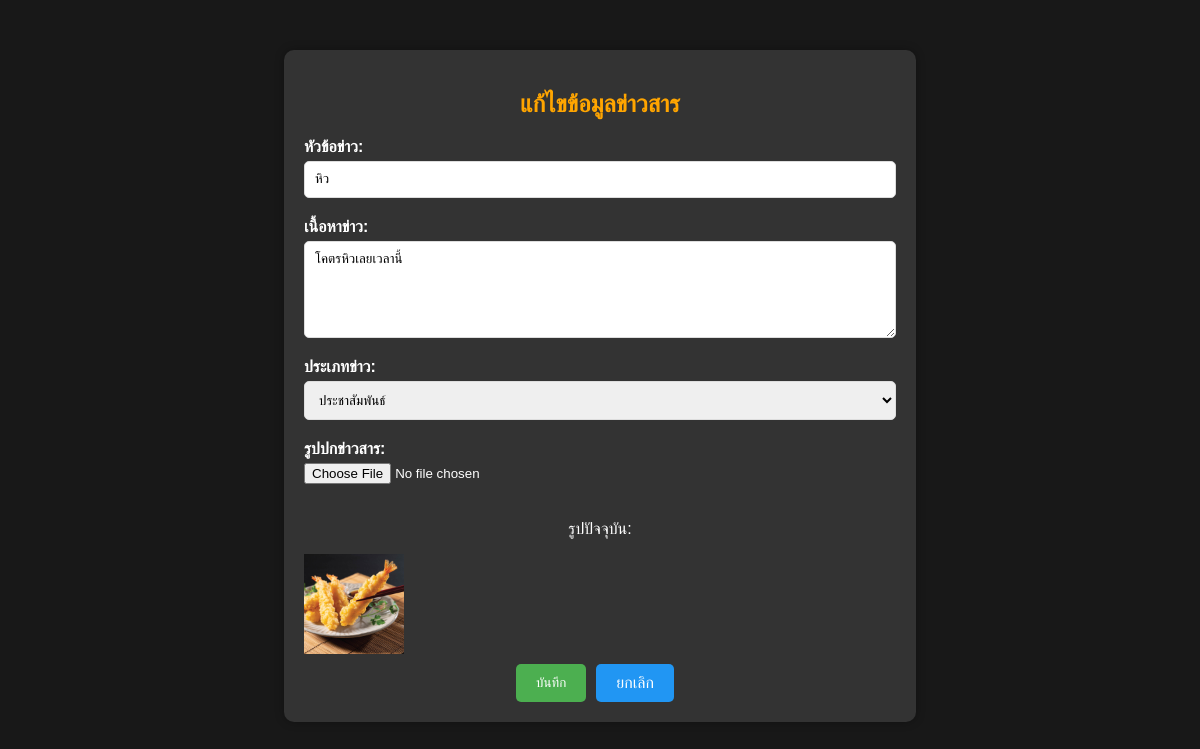
/edit_information.php?id=21 (signed in), run on the app's committed database.
### tables this page shows
CREATE TABLE `information` (
  `i_id` int(3) NOT NULL,
  `i_head` varchar(30) NOT NULL,
  `i_deltail` varchar(300) NOT NULL,
  `i_pic` blob NOT NULL,
  `i_cover` blob NOT NULL,
  `i_date` date NOT NULL,
  `a_id` varchar(20) NOT NULL,
  `itype_id` int(3) NOT NULL
);

### edit_information.php (the view, shortened to what this page needs)
<?php
include 'db_connect.php';
if (isset($_GET['id'])) {
    $i_id = $_GET['id'];
    $sql = "SELECT i.i_head, i.i_deltail, i.itype_id, i.i_date, i.i_cover
            FROM information i
            WHERE i.i_id = ?";
    $stmt = $conn->prepare($sql);
    $stmt->bind_param("i", $i_id);
    $stmt->execute();
    $result = $stmt->get_result();
    if ($result->num_rows > 0) {
        $row = $result->fetch_assoc();
        $i_head = $row['i_head'];
        $i_deltail = $row['i_deltail'];
        $itype_id = $row['itype_id'];
        $i_cover = $row['i_cover'];
    } else {
        echo "ไม่พบข้อมูลข่าวสาร";
        exit();
    }
} else {
    echo "ไม่มี id ที่ต้องการแก้ไข";
    exit();
}
?>
<!DOCTYPE html>
<html>
<head>
</head>
<body>
    <div class="container">
        <h2 style="color: #ffa500;">แก้ไขข้อมูลข่าวสาร</h2>
        <form method="post" enctype="multipart/form-data">
            <label for="i_head">หัวข้อข่าว:</label>
            <input type="text" name="i_head" value="<?php echo htmlspecialchars($i_head); ?>" required>
            <label for="i_deltail">เนื้อหาข่าว:</label>
            <textarea name="i_deltail" rows="5" required><?php echo htmlspecialchars($i_deltail); ?></textarea>
            <label for="itype_id">ประเภทข่าว:</label>
            <select name="itype_id" required>
                <?php
                $sql = "SELECT itype_id, itype_name FROM info_type";
                $result = $conn->query($sql);
                if ($result->num_rows > 0) {
                    while ($type = $result->fetch_assoc()) {
                        $selected = ($type['itype_id'] == $itype_id) ? 'selected' : '';
                        echo "<option value='" . $type['itype_id'] . "' $selected>" . $type['itype_name'] . "</option>";
                    }
                }
                ?>
            </select>
            <label for="i_cover">รูปปกข่าวสาร:</label>
            <input type="file" name="i_cover">
            <?php if ($i_cover): ?>
                <p>รูปปัจจุบัน:</p>
                <img src="<?php echo htmlspecialchars($i_cover); ?>" alt="Cover Image" style="max-width: 100px;">
            <?php endif; ?>
            <div class="button-container">
                <input type="submit" value="บันทึก">
                <a href="display_information.php" class="cancel-button">ยกเลิก</a>
            </div>
        </form>
    </div>
</body>
</html>

### edit_information.php (style rules this page uses)
body { font-family: Arial, sans-serif; background-color: #181818; color: #fff; text-align: center; }
.container { width: 50%; margin: 50px auto; background-color: #333; padding: 20px; border-radius: 10px; box-shadow: 0 0 10px rgba(0, 0, 0, 0.3); }
form { display: flex; flex-direction: column; }
label { text-align: left; margin-bottom: 5px; font-weight: bold; }
input[type="text"], textarea, select { padding: 10px; margin-bottom: 20px; border-radius: 5px; border: 1px solid #dddddd; }
input[type="file"] { margin-bottom: 20px; }
input[type="submit"], .cancel-button { background-color: #4CAF50; color: white; padding: 10px 20px; border: none; border-radius: 5px; cursor: pointer; margin-top: 10px; margin-right: 10px; }
.cancel-button { background-color: #2196F3; color: white; text-align: center; padding: 10px 20px; border-radius: 5px; text-decoration: none; display: inline-block; margin-top: 10px; }
.button-container { display: flex; justify-content: center; }

### data on the page
information: i_head "หิว", i_deltail "โคตรหิวเลยเวลานี้", i_cover (picture)

### other printed values
form field itype_id "ประชาสัมพันธ์"
